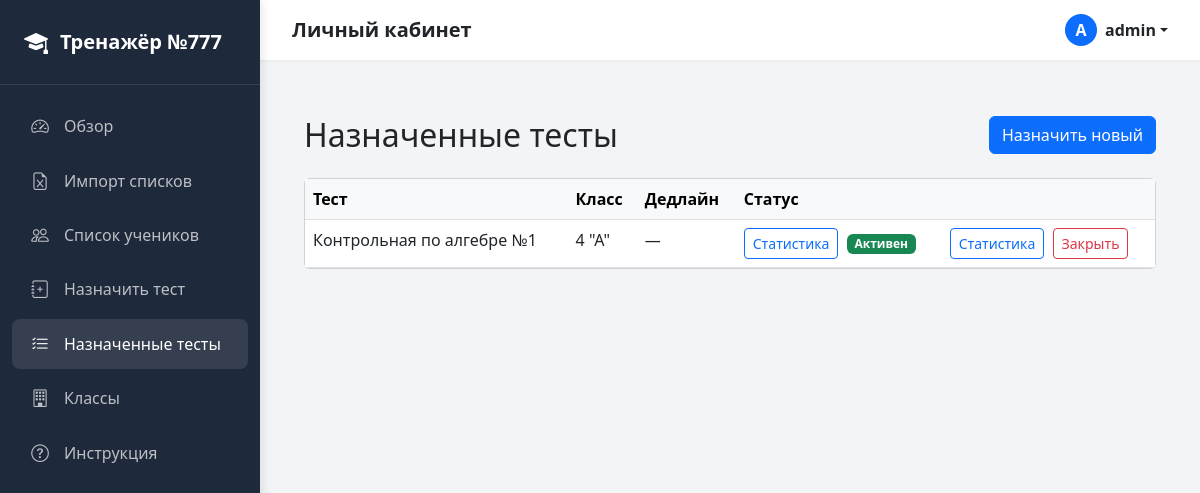
The app's page /exam-runs/ (signed in), older data.
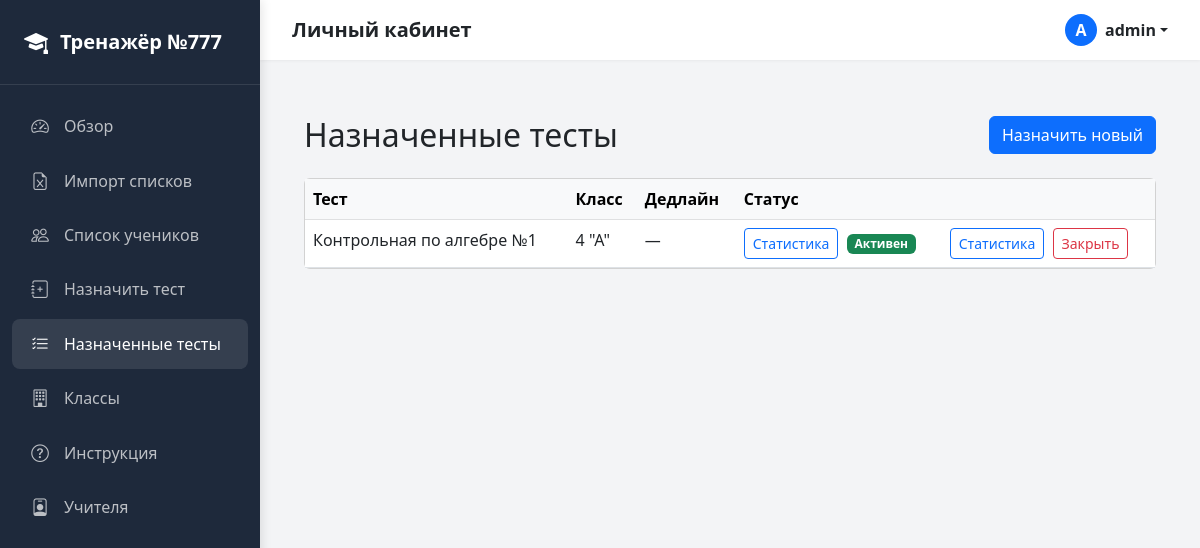
The same page, newer data.
### core/models.py (models this page shows, shortened)
class User(AbstractUser):
    class Role(models.TextChoices):
        ADMIN = "admin", "Администратор (Методист)"
        TEACHER = "teacher", "Учитель-предметник"
    role = models.CharField(
        max_length=20, choices=Role.choices, default=Role.TEACHER, verbose_name="Роль"
    )
    class Meta:
        db_table = "users"
        verbose_name = "Пользователь"
        verbose_name_plural = "Пользователи"

class ExamRun(models.Model):
    test = models.ForeignKey(Test, on_delete=models.CASCADE, related_name="exam_runs")
    school_class = models.ForeignKey(
        SchoolClass, on_delete=models.CASCADE, related_name="exam_runs"
    )
    deadline = models.DateTimeField(
        null=True, blank=True, help_text="Дата окончания приема работ"
    )
    started_at = models.DateTimeField(auto_now_add=True)
    status = models.CharField(
        max_length=20,
        default="active",
        choices=[("active", "Активен"), ("finished", "Завершен")],
    )
    class Meta:
        db_table = "exam_runs"
        verbose_name = "Назначение экзамена"
        verbose_name_plural = "Назначения экзаменов"

class Test(models.Model):
    title = models.CharField(max_length=255)
    subject = models.ForeignKey(Subject, on_delete=models.CASCADE, related_name="tests")
    grade_level = models.PositiveSmallIntegerField(help_text="Целевой параллель")
    questions = models.ManyToManyField(Question, related_name="tests", blank=True)
    time_limit_minutes = models.PositiveIntegerField(
        default=0, help_text="0 = без ограничения"
    )
    created_by = models.ForeignKey(User, on_delete=models.SET_NULL, null=True)
    is_active = models.BooleanField(default=True)
    class Meta:
        db_table = "tests"
        verbose_name = "Тест"
        verbose_name_plural = "Тесты"

class SchoolClass(models.Model):
    parallel = models.PositiveSmallIntegerField(
        verbose_name="Параллель", help_text="Например: 4, 7, 10"
    )
    letter = models.CharField(
        max_length=5,
        blank=True,
        default="",
        verbose_name="Литера",
        help_text="Например: Д, А, Е",
    )
    subjects = models.ManyToManyField(
        Subject, related_name="classes", blank=True, verbose_name="Предметы в классе"
    )
    class Meta:
        db_table = "school_classes"
        verbose_name = "Класс"
        verbose_name_plural = "Классы"
        unique_together = ("parallel", "letter")
        ordering = ["parallel", "letter"]
    @property
    def display_name(self):
        if self.letter:
            return f'{self.parallel} "{self.letter}"'
        return str(self.parallel)

### core/views/staff.py (the view)
# urls.py: path("exam-runs/", exam_run_list_view, name="exam_run_list"),
@login_required
def exam_run_list_view(request):
    runs = ExamRun.objects.select_related("test", "test__subject", "school_class").order_by("-started_at")
    return render(request, "core/exam_run_list.html", {"runs": runs})

### templates/core/exam_run_list.html (shortened to what this page needs)
{% extends "base.html" %}
{% block staff_content %}
<div class="container-fluid py-4">
    <div class="d-flex justify-content-between align-items-center mb-4">
        <h2 class="mb-0">Назначенные тесты</h2>
        <a href="{% url 'assign_test' %}" class="btn btn-primary">Назначить новый</a>
    </div>
    <div class="card">
        <div class="table-responsive">
            <table class="table table-hover mb-0">
                <thead class="table-light">
                    <tr>
                        <th>Тест</th>
                        <th>Класс</th>
                        <th>Дедлайн</th>
                        <th>Статус</th>
                        <th></th>
                    </tr>
                </thead>
                <tbody>
                    {% for run in runs %}
                    <tr>
                        <td>{{ run.test.title }}</td>
                        <td>{{ run.school_class.display_name }}</td>
                        <td>{{ run.deadline|date:"d.m.Y H:i"|default:"—" }}</td>
                        <td>
                            <a href="{% url 'exam_run_stats' run.id %}" class="btn btn-sm btn-outline-primary me-1">Статистика</a>
                            {% if run.status == "active" %}
                                <span class="badge bg-success">Активен</span>
                            {% else %}
                                <span class="badge bg-secondary">Закрыт</span>
                            {% endif %}
                        </td>
                        <td>
                            <a href="{% url 'exam_run_stats' run.id %}" class="btn btn-sm btn-outline-primary me-1">Статистика</a>
                            {% if run.status == "active" %}
                            <form method="post" action="{% url 'close_exam_run' run.id %}" class="d-inline">
                                <button type="submit" class="btn btn-sm btn-outline-danger"
                                        onclick="return confirm('Закрыть этот тест?')">Закрыть</button>
                            </form>
                            {% endif %}
                        </td>
                    </tr>
                    {% empty %}
                    <tr>
                        <td colspan="5" class="text-center text-muted py-4">Назначений пока нет</td>
                    </tr>
                    {% endfor %}
                </tbody>
            </table>
        </div>
    </div>
</div>
{% endblock %}

### templates/base.html (shortened to what this page needs)
<!DOCTYPE html>
<html lang="ru">
<head>
    {% load static %}
    <link href="https://cdn.jsdelivr.net/npm/bootstrap@5.3.0/dist/css/bootstrap.min.css" rel="stylesheet">
    <link rel="stylesheet" href="https://cdn.jsdelivr.net/npm/bootstrap-icons@1.10.5/font/bootstrap-icons.css">
    <link rel="stylesheet" href="{% static 'css/trainer_theme.css' %}">
</head>
<body class="{% if request.session.student_name %}bg-light{% endif %}">
    {% if user.is_authenticated and not request.session.student_name %}
    <div class="staff-layout">
        <aside class="sidebar" id="sidebarMenu">
            <div class="sidebar-brand">
                <i class="bi bi-mortarboard-fill fs-4"></i>
                <span>Тренажёр №777</span>
            </div>
            <ul class="sidebar-nav">
                <li class="nav-item-sidebar">
                    <a href="{% url 'dashboard' %}"
                        class="nav-link-sidebar {% if request.resolver_match.url_name == 'dashboard' %}active{% endif %}">
                        <i class="bi bi-speedometer2"></i> Обзор
                    </a>
                </li>
                <li class="nav-item-sidebar">
                    <a href="{% url 'import_students' %}"
                        class="nav-link-sidebar {% if request.resolver_match.url_name == 'import_students' %}active{% endif %}">
                        <i class="bi bi-file-earmark-excel"></i> Импорт списков
                    </a>
                </li>
                <li class="nav-item-sidebar">
                    <a href="{% url 'student_list' %}"
                        class="nav-link-sidebar {% if request.resolver_match.url_name == 'student_list' %}active{% endif %}">
                        <i class="bi bi-people"></i> Список учеников
                    </a>
                </li>
                <li class="nav-item-sidebar">
                    <a href="{% url 'assign_test' %}"
                        class="nav-link-sidebar {% if request.resolver_match.url_name == 'assign_test' %}active{% endif %}">
                        <i class="bi bi-journal-plus"></i> Назначить тест
                    </a>
                </li>
                <li class="nav-item-sidebar">
                    <a href="{% url 'exam_run_list' %}"
                        class="nav-link-sidebar {% if request.resolver_match.url_name == 'exam_run_list' %}active{% endif %}">
                        <i class="bi bi-list-check"></i> Назначенные тесты
                    </a>
                </li>
                <li class="nav-item-sidebar">
                    <a href="{% url 'class_list' %}"
                        class="nav-link-sidebar {% if request.resolver_match.url_name == 'class_list' %}active{% endif %}">
                        <i class="bi bi-building"></i> Классы
                    </a>
                </li>
                <li class="nav-item-sidebar">
                    <a href="{% url 'instruction' %}"
                        class="nav-link-sidebar {% if request.resolver_match.url_name == 'instruction' %}active{% endif %}">
                        <i class="bi bi-question-circle"></i> Инструкция
                    </a>
                </li>
                {% if user.role == 'admin' %}
                <li class="nav-item-sidebar">
                    <a href="{% url 'teacher_list' %}"
                        class="nav-link-sidebar {% if request.resolver_match.url_name == 'teacher_list' %}active{% endif %}">
                        <i class="bi bi-person-badge"></i> Учителя
                    </a>
                </li>
                {% endif %}
            </ul>
        </aside>
        <div class="main-content-wrapper">
            <header class="topbar-staff">
                <div class="d-flex align-items-center gap-3">
                    <h5 class="m-0 fw-bold text-dark">{% block header_title %}Личный кабинет{% endblock %}</h5>
                </div>
                <div class="dropdown">
                    <a href="#"
                        class="d-flex align-items-center text-decoration-none dropdown-toggle text-dark fw-semibold"
                        data-bs-toggle="dropdown">
                        <div class="rounded-circle bg-primary text-white d-flex align-items-center justify-content-center me-2"
                            style="width: 32px; height: 32px;">
                            {{ user.username|slice:":1"|upper }}
                        </div>
                        <span>{{ user.username }}</span>
                    </a>
                </div>
            </header>
            <main class="content-area">
                {% block staff_content %}{% endblock %}
            </main>
        </div>
    </div>
        {% endif %}
</body>
</html>

### static/css/trainer_theme.css (style rules this page uses)
:root { --primary-color: #4F46E5; --primary-hover: #4338CA; --success-color: #10B981; --success-bg: rgba(16, 185, 129, 0.1); --danger-color: #EF4444; --danger-bg: rgba(239, 68, 68, 0.1); --warning-color: #F59E0B; --bg-body: #F3F4F6; --bg-card: #FFFFFF; --text-main: #1F2937; --text-muted: #6B7280; --border-color: #E5E7EB; --shadow-sm: 0 1px 2px 0 rgba(0, 0, 0, 0.05); --shadow-md: 0 4px 6px -1px rgba(0, 0, 0, 0.1), 0 2px 4px -1px rgba(0, 0, 0, 0.06); --shadow-lg: 0 10px 15px -3px rgba(0, 0, 0, 0.1), 0 4px 6px -2px rgba(0, 0, 0, 0.05); }

### templates/base.html (style rules this page uses)
.staff-layout { display: flex; min-height: 100vh; background-color: #f3f4f6; }
.sidebar { width: 260px; background: #1e293b; color: white; position: fixed; top: 0; bottom: 0; left: 0; z-index: 1000; overflow-y: auto; box-shadow: 2px 0 10px rgba(0, 0, 0, 0.1); display: flex; flex-direction: column; }
.sidebar-brand { padding: 1.5rem; font-size: 1.25rem; font-weight: 700; border-bottom: 1px solid rgba(255, 255, 255, 0.1); display: flex; align-items: center; gap: 0.75rem; }
.sidebar-nav { list-style: none; padding: 1rem 0; margin: 0; flex-grow: 1; }
.nav-item-sidebar { padding: 0 0.75rem; margin-bottom: 0.25rem; }
.nav-link-sidebar { display: flex; align-items: center; gap: 0.75rem; padding: 0.75rem 1rem; color: rgba(255, 255, 255, 0.7); text-decoration: none; border-radius: 8px; transition: all 0.2s; font-weight: 500; }
.nav-link-sidebar:hover, .nav-link-sidebar.active { background: rgba(255, 255, 255, 0.1); color: white; }
.nav-link-sidebar i { font-size: 1.1rem; width: 24px; text-align: center; }
.main-content-wrapper { margin-left: 260px; flex-grow: 1; display: flex; flex-direction: column; }
.topbar-staff { background: white; height: 60px; display: flex; align-items: center; justify-content: space-between; padding: 0 2rem; box-shadow: 0 1px 3px rgba(0, 0, 0, 0.05); position: sticky; top: 0; z-index: 900; }
.content-area { padding: 2rem; flex-grow: 1; }

Row changes from the older to the newer data that the page shows:
changed User "admin": role "teacher" → "admin" (drawn)
Text that changed along with them:
text now shown: "Учителя"
